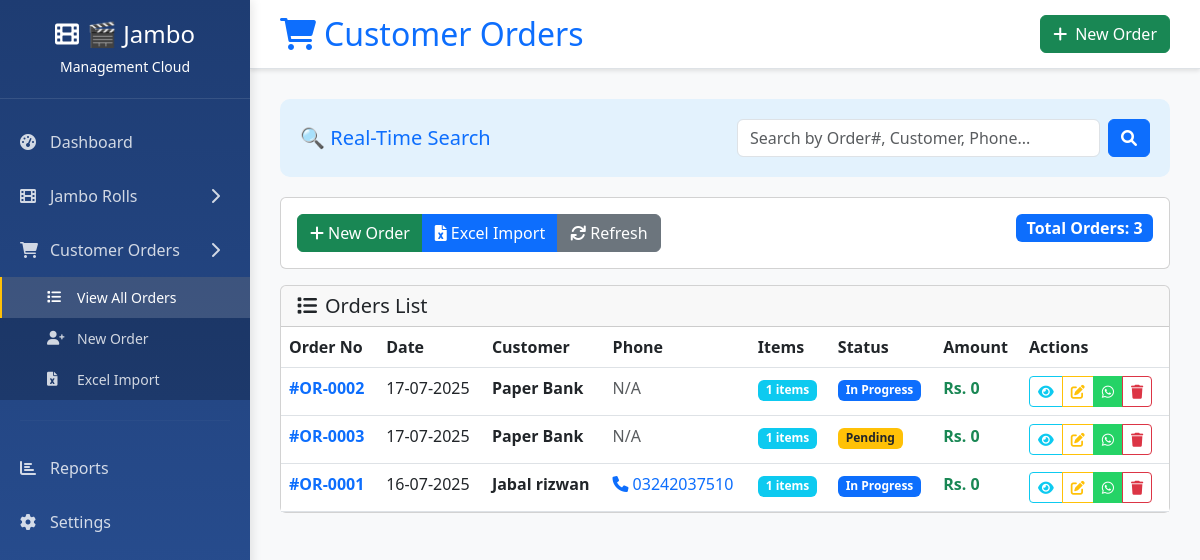
The page /orders on the database its author committed.
### tables this page shows
CREATE TABLE customer_orders (
            id INTEGER PRIMARY KEY AUTOINCREMENT,
            order_no TEXT UNIQUE NOT NULL,
            order_date TEXT NOT NULL,
            customer_name TEXT NOT NULL,
            customer_phone TEXT,
            customer_address TEXT,
            status TEXT DEFAULT 'Pending',
            total_amount REAL DEFAULT 0
        );

### routes/orders.py (the view)
@bp.route('/orders')
def list_orders():
    try:
        search = request.args.get('search', '')
        conn = get_db_connection()
        cursor = conn.cursor()
        if search:
            cursor.execute('''
                SELECT co.*, COUNT(oi.item_id) as item_count,
                       COALESCE(SUM(oi.amount), 0) as total_amount
                FROM customer_orders co
                LEFT JOIN order_items oi ON co.order_no = oi.order_no
                WHERE CAST(co.order_no AS TEXT) LIKE ?
                   OR LOWER(co.customer_name) LIKE LOWER(?)
                   OR co.customer_phone LIKE ?
                GROUP BY co.id, co.order_no, co.order_date, co.customer_name,
                         co.customer_phone, co.customer_address, co.status
                ORDER BY co.order_date DESC
            ''', (f'%{search}%', f'%{search}%', f'%{search}%'))
        else:
            cursor.execute('''
                SELECT co.*, COUNT(oi.item_id) as item_count,
                       COALESCE(SUM(oi.amount), 0) as total_amount
                FROM customer_orders co
                LEFT JOIN order_items oi ON co.order_no = oi.order_no
                GROUP BY co.id, co.order_no, co.order_date, co.customer_name,
                         co.customer_phone, co.customer_address, co.status
                ORDER BY co.order_date DESC
            ''')
        orders = cursor.fetchall()
        conn.close()
        orders_list = []
        for order in orders:
            orders_list.append({
                'id': order[0],
                'order_no': order[1],
                'order_date': format_date(order[2]) if order[2] else '',
                'customer_name': order[3] or '',
                'customer_phone': order[4] or '',
                'customer_address': order[5] or '',
                'status': order[6] or 'Pending',
                'total_amount': float(order[7] or 0),
                'item_count': int(order[8] or 0)
            })
        return render_template('simple_orders.html',
                             orders=orders_list,
                             search=search)
    except Exception as e:
        print(f"Error listing orders: {e}")
        return render_template('simple_orders.html',
                             orders=[],
                             search='')

### database.py (called while the page is built)
def get_db_connection():
    conn = sqlite3.connect(Config.DATABASE)
    conn.row_factory = sqlite3.Row
    return conn

### routes/orders.py (called while the page is built)
def format_date(date_str):
    try:
        if not date_str:
            return ''
        for fmt in ['%Y-%m-%d', '%d-%m-%Y', '%Y/%m/%d', '%d/%m/%Y']:
            try:
                date_obj = datetime.strptime(date_str, fmt)
                return date_obj.strftime('%d-%m-%Y')
            except ValueError:
                continue
        return date_str  # Return original if no format matches
    except:
        return date_str

### templates/simple_orders.html (shortened to what this page needs)
<!DOCTYPE html>
<html lang="en">
<head>
    <link href="https://cdn.jsdelivr.net/npm/bootstrap@5.3.0/dist/css/bootstrap.min.css" rel="stylesheet">
    <link href="https://cdnjs.cloudflare.com/ajax/libs/font-awesome/6.0.0/css/all.min.css" rel="stylesheet">
</head>
<body>
    <div class="sidebar" id="sidebar">
        <div class="brand">
            <h4 class="mb-0">
                <i class="fas fa-film me-2"></i>🎬 Jambo<br>
                <small style="font-size: 14px;">Management Cloud</small>
            </h4>
        </div>
        <nav class="nav flex-column mt-3">
            <a class="nav-link" href="/">
                <i class="fas fa-tachometer-alt"></i>
                Dashboard
            </a>
            <div class="nav-item dropdown">
                <a class="nav-link" href="/jambos">
                    <i class="fas fa-film"></i>
                    Jambo Rolls
                    <i class="fas fa-chevron-right dropdown-arrow"></i>
                </a>
            </div>
            <div class="nav-item dropdown">
                <a class="nav-link" href="/orders">
                    <i class="fas fa-shopping-cart"></i>
                    Customer Orders
                    <i class="fas fa-chevron-right dropdown-arrow"></i>
                </a>
                <div class="submenu" style="display: block;">
                    <a class="nav-link active" href="/orders">
                        <i class="fas fa-list"></i>
                        View All Orders
                    </a>
                    <a class="nav-link" href="/orders/add">
                        <i class="fas fa-user-plus"></i>
                        New Order
                    </a>
                    <a class="nav-link" href="/orders/excel-import">
                        <i class="fas fa-file-excel"></i>
                        Excel Import
                    </a>
                </div>
            </div>
            <hr style="border-color: rgba(255,255,255,0.1); margin: 20px;">
            <a class="nav-link" href="/reports">
                <i class="fas fa-chart-bar"></i>
                Reports
            </a>
            <a class="nav-link" href="#">
                <i class="fas fa-cog"></i>
                Settings
            </a>
        </nav>
    </div>
    <div class="main-content">
        <div class="topbar d-flex justify-content-between align-items-center">
            <div class="d-flex align-items-center">
                <h2 class="mb-0 text-primary">
                    <i class="fas fa-shopping-cart me-2"></i>Customer Orders
                </h2>
            </div>
            <div class="d-flex align-items-center">
                <a href="/orders/add" class="btn btn-success">
                    <i class="fas fa-plus me-2"></i>New Order
                </a>
            </div>
        </div>
        <div class="content-area">
            <div class="search-box">
                <div class="row align-items-center">
                    <div class="col-md-6">
                        <h5 class="mb-0 text-primary">🔍 Real-Time Search</h5>
                    </div>
                    <div class="col-md-6">
                        <form method="GET" class="d-flex">
                            <input type="text" name="search" class="form-control me-2"
                                   placeholder="Search by Order#, Customer, Phone..."
                                   value="{{ search }}" id="searchInput">
                            <button type="submit" class="btn btn-primary">
                                <i class="fas fa-search"></i>
                            </button>
                        </form>
                    </div>
                </div>
            </div>
            <div class="card mb-3">
                <div class="card-body">
                    <div class="row">
                        <div class="col-md-8">
                            <div class="btn-group me-3" role="group">
                                <a href="/orders/add" class="btn btn-success">
                                    <i class="fas fa-plus me-1"></i>New Order
                                </a>
                                <a href="/orders/excel-import" class="btn btn-primary">
                                    <i class="fas fa-file-excel me-1"></i>Excel Import
                                </a>
                                <button class="btn btn-secondary" onclick="window.location.reload()">
                                    <i class="fas fa-sync me-1"></i>Refresh
                                </button>
                            </div>
                        </div>
                        <div class="col-md-4 text-end">
                            <span class="badge bg-primary fs-6">
                                Total Orders: {{ orders|length }}
                            </span>
                        </div>
                    </div>
                </div>
            </div>
            <div class="card">
                <div class="card-header">
                    <h5 class="mb-0">
                        <i class="fas fa-list me-2"></i>Orders List
                    </h5>
                </div>
                <div class="card-body p-0">
                    {% if orders %}
                        <div class="table-responsive">
                            <table class="table table-hover mb-0" id="ordersTable">
                                <thead style="background: #428bca; color: white;">
                                    <tr>
                                        <th>Order No</th>
                                        <th>Date</th>
                                        <th>Customer</th>
                                        <th>Phone</th>
                                        <th>Items</th>
                                        <th>Status</th>
                                        <th>Amount</th>
                                        <th>Actions</th>
                                    </tr>
                                </thead>
                                <tbody>
                                    {% for order in orders %}
                                    <tr onclick="selectOrder('{{ order.order_no }}')" style="cursor: pointer;">
                                        <td><strong class="text-primary">#{{ order.order_no }}</strong></td>
                                        <td>{{ order.order_date }}</td>
                                        <td><strong>{{ order.customer_name }}</strong></td>
                                        <td>
                                            {% if order.customer_phone %}
                                                <a href="tel:{{ order.customer_phone }}" class="text-decoration-none" onclick="event.stopPropagation();">
                                                    <i class="fas fa-phone me-1"></i>{{ order.customer_phone }}
                                                </a>
                                            {% else %}
                                                <span class="text-muted">N/A</span>
                                            {% endif %}
                                        </td>
                                        <td>
                                            <span class="badge bg-info">
                                                {{ order.item_count }} items
                                            </span>
                                        </td>
                                        <td>
                                            {% if order.status == 'Pending' %}
                                                <span class="badge bg-warning text-dark">{{ order.status }}</span>
                                            {% elif order.status == 'Processing' %}
                                                <span class="badge bg-info">{{ order.status }}</span>
                                            {% elif order.status == 'In Progress' %}
                                                <span class="badge bg-primary">{{ order.status }}</span>
                                            {% elif order.status == 'Completed' %}
                                                <span class="badge bg-success">{{ order.status }}</span>
                                            {% elif order.status == 'Partial' %}
                                                <span class="badge bg-secondary">{{ order.status }}</span>
                                            {% else %}
                                                <span class="badge bg-light text-dark">{{ order.status }}</span>
                                            {% endif %}
                                        </td>
                                        <td>
                                            <strong class="text-success">Rs. {{ "{:,.0f}".format(order.total_amount) }}</strong>
                                        </td>
                                        <td onclick="event.stopPropagation();">
                                            <div class="btn-group" role="group">
                                                <button class="btn btn-sm btn-outline-info" title="View Details"
                                                        onclick="viewOrderDetails('{{ order.order_no }}')">
                                                    <i class="fas fa-eye"></i>
                                                </button>
                                                <button class="btn btn-sm btn-outline-warning" title="Edit"
                                                        onclick="editOrder('{{ order.order_no }}')">
                                                    <i class="fas fa-edit"></i>
                                                </button>
                                                <button class="btn btn-sm" style="background: #25D366; color: white;"
                                                        title="Send WhatsApp" onclick="sendWhatsApp('{{ order.order_no }}', '{{ order.customer_name|replace("'", "\\'") }}')">
                                                    <i class="fab fa-whatsapp"></i>
                                                </button>
                                                <button class="btn btn-sm btn-outline-danger" title="Delete"
                                                        onclick="deleteOrder('{{ order.order_no }}', '{{ order.customer_name|replace("'", "\\'") }}')">
                                                    <i class="fas fa-trash"></i>
                                                </button>
                                            </div>
                                        </td>
                                    </tr>
                                    {% endfor %}
                                </tbody>
                            </table>
                        </div>
                    {% endif %}
                </div>
            </div>
        </div>
    </div>
</body>
</html>

### templates/simple_orders.html (style rules this page uses)
.sidebar { min-height: 100vh; background: linear-gradient(180deg, #1e3c72 0%, #2a5298 100%); width: 250px; position: fixed; top: 0; left: 0; z-index: 1000; padding: 0; box-shadow: 2px 0 10px rgba(0,0,0,0.1); }
.sidebar .brand { padding: 20px; border-bottom: 1px solid rgba(255,255,255,0.1); color: white; text-align: center; }
.sidebar .nav-link { color: rgba(255,255,255,0.8); padding: 15px 20px; border: none; border-radius: 0; transition: all 0.3s ease; display: flex; align-items: center; }
.sidebar .nav-link.active { background-color: rgba(255,255,255,0.2); color: white; border-left: 4px solid #ffc107; }
.sidebar .nav-link i { width: 20px; margin-right: 10px; }
.nav-item.dropdown { position: relative; }
.submenu { display: none; background-color: rgba(0,0,0,0.2); margin-left: 0; border-radius: 0; }
.submenu .nav-link { padding: 10px 15px 10px 45px; font-size: 14px; border-left: 2px solid transparent; }
.submenu .nav-link.active { background-color: rgba(255,255,255,0.15); border-left: 2px solid #ffc107; }
.nav-item.dropdown .nav-link i.dropdown-arrow { margin-left: auto; margin-right: 0; transition: transform 0.3s ease; }
.main-content { margin-left: 250px; min-height: 100vh; background-color: #f8f9fa; }
.topbar { background: white; padding: 15px 30px; border-bottom: 1px solid #dee2e6; box-shadow: 0 2px 4px rgba(0,0,0,0.1); }
.content-area { padding: 30px; }
.search-box { background: #e3f2fd; border-radius: 10px; padding: 20px; margin-bottom: 20px; }

### rows shown on the page
customer_orders: order_no "OR-0002", order_date "17-07-2025", customer_name "Paper Bank", customer_phone "N/A", item_count "1", status "In Progress", total_amount "0"
customer_orders: order_no "OR-0003", order_date "17-07-2025", customer_name "Paper Bank", customer_phone "N/A", item_count "1", status "Pending", total_amount "0"
customer_orders: order_no "OR-0001", order_date "16-07-2025", customer_name "Jabal rizwan", customer_phone "03242037510", item_count "1", status "In Progress", total_amount "0"

### other values the page prints
{{ orders|length }} "3"
